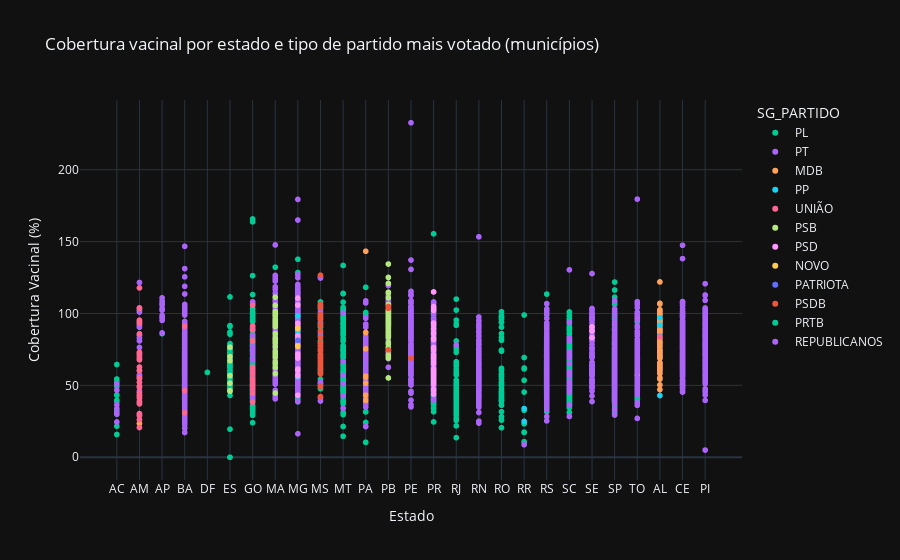

Notebook code for this chart:
### Code cell
fig = px.scatter(
    df,
    x='UF',
    y='COBERTURA_VACINAL',
    color='SG_PARTIDO',
    hover_data=['MUNICIPIO', 'SG_PARTIDO'],
    title='Cobertura vacinal por estado e tipo de partido mais votado (municípios)',
    labels={'COBERTURA_VACINAL': 'Cobertura Vacinal (%)', 'UF': 'Estado'},
    color_discrete_map={'Antivacina': 'red', 'Outros': 'green'}
)

fig.show()

### Figure 1 — Plotly figure (JSON) as saved in the notebook; plotly's stock layout.template omitted (floating-point values rounded to 4 significant figures; data arrays with more than 128 entries replaced by an {"elided": "..."} marker saying what was removed)
{"data": [{"customdata": {"elided": "2265x2 str values"}, "hovertemplate": "SG_PARTIDO=%{customdata[1]}<br>Estado=%{x}<br>Cobertura Vacinal (%)=%{y}<br>MUNICIPIO=%{customdata[0]}<extra></extra>", "legendgroup": "PL", "marker": {"color": "#00cc96", "symbol": "circle"}, "mode": "markers", "name": "PL", "showlegend": true, "x": {"elided": "2265 str values"}, "xaxis": "x", "y": {"elided": "2265 float values"}, "yaxis": "y", "type": "scattergl"}, {"customdata": {"elided": "2808x2 str values"}, "hovertemplate": "SG_PARTIDO=%{customdata[1]}<br>Estado=%{x}<br>Cobertura Vacinal (%)=%{y}<br>MUNICIPIO=%{customdata[0]}<extra></extra>", "legendgroup": "PT", "marker": {"color": "#ab63fa", "symbol": "circle"}, "mode": "markers", "name": "PT", "showlegend": true, "x": {"elided": "2808 str values"}, "xaxis": "x", "y": {"elided": "2808 float values"}, "yaxis": "y", "type": "scattergl"}, {"customdata": {"elided": "102x2 str values"}, "hovertemplate": "SG_PARTIDO=%{customdata[1]}<br>Estado=%{x}<br>Cobertura Vacinal (%)=%{y}<br>MUNICIPIO=%{customdata[0]}<extra></extra>", "legendgroup": "MDB", "marker": {"color": "#FFA15A", "symbol": "circle"}, "mode": "markers", "name": "MDB", "showlegend": true, "x": ["AL", "AL", "AL", "AL", "AL", "AL", "AL", "AL", "AL", "AL", "AL", "AL", "AL", "AL", "AL", "AL", "AL", "AL", "AL", "AL", "AL", "AL", "AL", "AL", "AL", "AL", "AL", "AL", "AL", "AL", "AL", "AL", "AL", "AL", "AL", "AL", "AL", "AL", "AL", "AL", "AL", "AL", "AL", "AL", "AL", "AL", "AL", "AL", "AL", "AL", "AL", "AL", "AL", "AL", "AL", "AL", "AL", "AL", "AL", "AL", "AL", "AL", "AL", "AL", "AL", "AL", "AL", "AL", "AL", "AL", "AL", "AL", "AL", "AL", "AL", "AL", "AL", "AL", "AL", "AL", "AL", "AL", "AL", "AL", "AL", "AL", "AL", "AL", "AL", "AL", "AL", "AM", "AM", "PA", "PA", "PA", "PA", "PA", "PA", "PA", "PA", "PA"], "xaxis": "x", "y": [121.9, 107.0, 106.5, 102.6, 101.8, 101.8, 100.9, 99.84, 99.64, 98.92, 98.58, 96.54, 96.22, 96.05, 95.55, 95.34, 95.13, 94.94, 94.81, 94.37, 93.64, 93.6, 92.93, 92.28, 91.44, 89.64, 89.58, 88.97, 88.47, 88.15, 87.61, 87.01, 86.55, 86.4, 84.24, 83.13, 82.62, 80.93, 80.09, 79.86, 79.85, 79.69, 79.5, 78.53, 77.64, 77.04, 76.46, 74.83, 74.76, 74.48, 74.37, 73.89, 73.45, 73.17, 72.96, 72.84, 72.21, 71.81, 71.25, 70.88, 70.85, 70.71, 70.42, 70.05, 69.87, 69.42, 69.09, 69.06, 68.79, 65.81, 65.54, 65.54, 64.84, 64.59, 64.28, 63.35, 62.78, 62.77, 62.47, 62.39, 61.63, 61.36, 60.63, 60.34, 59.24, 58.16, 55.33, 54.65, 54.36, 50.33, 47.07, 60.37, 23.48, 143.3, 86.83, 86.68, 75.43, 56.39, 55.68, 51.48, 43.21, 39.53], "yaxis": "y", "type": "scattergl"}, {"customdata": [["TEOTÔNIO VILELA", "PP"], ["CAMPO ALEGRE", "PP"], ["BARRA DE SÃO MIGUEL", "PP"], ["FLEXEIRAS", "PP"], ["SIMÃO PEREIRA", "PP"], ["CACHOEIRA DOURADA", "PP"], ["BOCAINA DE MINAS", "PP"], ["SÃO JOÃO DA BALIZA", "PP"], ["IRACEMA", "PP"]], "hovertemplate": "SG_PARTIDO=%{customdata[1]}<br>Estado=%{x}<br>Cobertura Vacinal (%)=%{y}<br>MUNICIPIO=%{customdata[0]}<extra></extra>", "legendgroup": "PP", "marker": {"color": "#19d3f3", "symbol": "circle"}, "mode": "markers", "name": "PP", "showlegend": true, "x": ["AL", "AL", "AL", "AL", "MG", "MG", "MG", "RR", "RR"], "xaxis": "x", "y": [97.04, 91.93, 84.58, 42.94, 98.31, 87.97, 55.9, 33.87, 24.93], "yaxis": "y", "type": "scattergl"}, {"customdata": [["PAULO JACINTO", "UNIÃO"], ["HUMAITÁ", "UNIÃO"], ["MANICORÉ", "UNIÃO"], ["TEFÉ", "UNIÃO"], ["URUCARÁ", "UNIÃO"], ["BERURI", "UNIÃO"], ["BOA VISTA DO RAMOS", "UNIÃO"], ["EIRUNEPÉ", "UNIÃO"], ["SANTA ISABEL DO RIO NEGRO", "UNIÃO"], ["AMATURÁ", "UNIÃO"], ["CODAJÁS", "UNIÃO"], ["TABATINGA", "UNIÃO"], ["AUTAZES", "UNIÃO"], ["COARI", "UNIÃO"], ["ITAPIRANGA", "UNIÃO"], ["ANAMÃ", "UNIÃO"], ["NOVO AIRÃO", "UNIÃO"], ["JAPURÁ", "UNIÃO"], ["APUÍ", "UNIÃO"], ["SÃO SEBASTIÃO DO UATUMÃ", "UNIÃO"], ["CAAPIRANGA", "UNIÃO"], ["CAREIRO DA VÁRZEA", "UNIÃO"], ["JURUÁ", "UNIÃO"], ["CANUTAMA", "UNIÃO"], ["RIO PRETO DA EVA", "UNIÃO"], ["PRESIDENTE FIGUEIREDO", "UNIÃO"], ["MARAÃ", "UNIÃO"], ["BORBA", "UNIÃO"], ["PAUINI", "UNIÃO"], ["ENVIRA", "UNIÃO"], ["GUAJARÁ", "UNIÃO"], ["BARCELOS", "UNIÃO"], ["BOCA DO ACRE", "UNIÃO"], ["MANAQUIRI", "UNIÃO"], ["TAPAUÁ", "UNIÃO"], ["ITATIM", "UNIÃO"], ["BUERAREMA", "UNIÃO"], ["NOVA VIÇOSA", "UNIÃO"], ["CAMPOS VERDES", "UNIÃO"], ["GUARINOS", "UNIÃO"], ["NOVA AMÉRICA", "UNIÃO"], ["DAMOLÂNDIA", "UNIÃO"], ["PILAR DE GOIÁS", "UNIÃO"], ["UIRAPURU", "UNIÃO"], ["MARZAGÃO", "UNIÃO"], ["AMERICANO DO BRASIL", "UNIÃO"], ["BONÓPOLIS", "UNIÃO"], ["ÁGUA LIMPA", "UNIÃO"], ["GUARANI DE GOIÁS", "UNIÃO"], ["HIDROLINA", "UNIÃO"], ["SANTA ISABEL", "UNIÃO"], ["SÃO LUIZ DO NORTE", "UNIÃO"], ["CRIXÁS", "UNIÃO"], ["CABECEIRAS", "UNIÃO"], ["VILA PROPÍCIO", "UNIÃO"], ["ISRAELÂNDIA", "UNIÃO"], ["BARRO ALTO", "UNIÃO"], ["ARUANÃ", "UNIÃO"], ["CURRAL VELHO", "UNIÃO"], ["SÃO JOSÉ DO SABUGI", "UNIÃO"], ["ANGICO", "UNIÃO"], ["TALISMÃ", "UNIÃO"], ["ITAPORÃ DO TOCANTINS", "UNIÃO"]], "hovertemplate": "SG_PARTIDO=%{customdata[1]}<br>Estado=%{x}<br>Cobertura Vacinal (%)=%{y}<br>MUNICIPIO=%{customdata[0]}<extra></extra>", "legendgroup": "UNIÃO", "marker": {"color": "#FF6692", "symbol": "circle"}, "mode": "markers", "name": "UNIÃO", "showlegend": true, "x": ["AL", "AM", "AM", "AM", "AM", "AM", "AM", "AM", "AM", "AM", "AM", "AM", "AM", "AM", "AM", "AM", "AM", "AM", "AM", "AM", "AM", "AM", "AM", "AM", "AM", "AM", "AM", "AM", "AM", "AM", "AM", "AM", "AM", "AM", "AM", "BA", "BA", "BA", "GO", "GO", "GO", "GO", "GO", "GO", "GO", "GO", "GO", "GO", "GO", "GO", "GO", "GO", "GO", "GO", "GO", "GO", "GO", "GO", "PB", "PB", "TO", "TO", "TO"], "xaxis": "x", "y": [83.75, 117.8, 103.8, 103.6, 95.35, 93.51, 93.38, 93.12, 85.84, 73.0, 71.61, 70.18, 68.68, 67.73, 62.77, 60.21, 55.41, 54.83, 54.83, 52.17, 49.52, 49.26, 48.61, 44.86, 43.18, 43.08, 42.5, 41.05, 38.84, 38.17, 37.14, 30.4, 28.97, 26.1, 20.67, 91.19, 46.33, 30.93, 105.7, 91.38, 88.62, 81.23, 80.84, 62.59, 61.5, 58.79, 58.29, 54.93, 54.67, 53.66, 53.34, 52.44, 50.66, 50.37, 49.22, 47.44, 44.47, 38.36, 95.05, 92.03, 97.71, 97.32, 60.78], "yaxis": "y", "type": "scattergl"}, {"customdata": {"elided": "126x2 str values"}, "hovertemplate": "SG_PARTIDO=%{customdata[1]}<br>Estado=%{x}<br>Cobertura Vacinal (%)=%{y}<br>MUNICIPIO=%{customdata[0]}<extra></extra>", "legendgroup": "PSB", "marker": {"color": "#B6E880", "symbol": "circle"}, "mode": "markers", "name": "PSB", "showlegend": true, "x": ["ES", "ES", "ES", "ES", "ES", "ES", "ES", "MA", "MA", "MA", "MA", "MA", "MA", "MA", "MA", "MA", "MA", "MA", "MA", "MA", "MA", "MA", "MA", "MA", "MA", "MA", "MA", "MA", "MA", "MA", "MA", "MA", "MA", "MA", "MA", "MA", "MA", "MA", "MA", "MA", "MA", "MA", "MA", "MA", "PB", "PB", "PB", "PB", "PB", "PB", "PB", "PB", "PB", "PB", "PB", "PB", "PB", "PB", "PB", "PB", "PB", "PB", "PB", "PB", "PB", "PB", "PB", "PB", "PB", "PB", "PB", "PB", "PB", "PB", "PB", "PB", "PB", "PB", "PB", "PB", "PB", "PB", "PB", "PB", "PB", "PB", "PB", "PB", "PB", "PB", "PB", "PB", "PB", "PB", "PB", "PB", "PB", "PB", "PB", "PB", "PB", "PB", "PB", "PB", "PB", "PB", "PB", "PB", "PB", "PB", "PB", "PB", "PB", "PB", "PB", "PB", "PB", "PB", "PB", "PB", "PB", "PB", "PB", "PB", "PB", "PB"], "xaxis": "x", "y": [76.56, 69.94, 67.15, 56.76, 51.44, 46.25, 45.93, 111.4, 105.7, 101.3, 101.0, 100.9, 100.6, 100.5, 99.95, 99.72, 99.11, 98.66, 98.65, 98.25, 95.79, 95.09, 95.05, 94.84, 93.57, 92.71, 91.97, 90.85, 86.02, 85.84, 82.89, 82.06, 80.17, 79.54, 76.97, 73.53, 72.55, 71.91, 69.81, 66.3, 65.25, 62.33, 58.11, 44.66, 134.4, 125.1, 120.9, 114.7, 114.3, 110.9, 106.2, 105.8, 105.5, 105.4, 104.9, 103.6, 102.6, 102.5, 102.3, 102.2, 101.8, 101.4, 101.4, 101.4, 101.2, 101.0, 100.9, 100.8, 100.5, 100.3, 100.2, 99.76, 99.43, 99.2, 98.85, 98.72, 98.7, 98.65, 98.54, 97.98, 97.9, 97.84, 97.73, 97.64, 97.35, 97.01, 96.87, 96.72, 96.71, 96.4, 95.43, 95.32, 94.44, 94.39, 94.33, 94.24, 94.14, 93.91, 93.69, 93.67, 92.89, 92.82, 92.72, 92.54, 92.52, 92.27, 92.25, 92.03, 91.8, 91.6, 90.6, 88.89, 87.16, 86.61, 85.0, 84.7, 83.57, 79.88, 78.8, 76.43, 75.04, 74.24, 74.23, 70.9, 69.01, 55.18], "yaxis": "y", "type": "scattergl"}, {"customdata": [["AIURUOCA", "PSD"], ["NATÉRCIA", "PSD"], ["BALDIM", "PSD"], ["FARIA LEMOS", "PSD"], ["MARMELÓPOLIS", "PSD"], ["SANTANA DE PIRAPAMA", "PSD"], ["MERCÊS", "PSD"], ["SÃO SEBASTIÃO DO RIO PRETO", "PSD"], ["ANTÔNIO PRADO DE MINAS", "PSD"], ["PATROCÍNIO DO MURIAÉ", "PSD"], ["JOAQUIM FELÍCIO", "PSD"], ["IBITURUNA", "PSD"], ["BARÃO DE MONTE ALTO", "PSD"], ["TRÊS PONTAS", "PSD"], ["CANA VERDE", "PSD"], ["EUGENÓPOLIS", "PSD"], ["BURITIZEIRO", "PSD"], ["MATIPÓ", "PSD"], ["KALORÉ", "PSD"], ["QUATIGUÁ", "PSD"], ["JABOTI", "PSD"], ["PITANGUEIRAS", "PSD"], ["CORUMBATAÍ DO SUL", "PSD"], ["MARUMBI", "PSD"], ["RIO BOM", "PSD"], ["SANTA CECÍLIA DO PAVÃO", "PSD"], ["GUAPIRAMA", "PSD"], ["SÃO JOSÉ DA BOA VISTA", "PSD"], ["RIO BRANCO DO IVAÍ", "PSD"], ["ROSÁRIO DO IVAÍ", "PSD"], ["LUNARDELLI", "PSD"], ["RIO AZUL", "PSD"], ["SANTO ANTÔNIO DO PARAÍSO", "PSD"], ["PRADO FERREIRA", "PSD"], ["ARIRANHA DO IVAÍ", "PSD"], ["CURIÚVA", "PSD"], ["MUNHOZ DE MELO", "PSD"], ["LIDIANÓPOLIS", "PSD"], ["SENGÉS", "PSD"], ["LOBATO", "PSD"], ["CRUZ MACHADO", "PSD"], ["NOVA AMÉRICA DA COLINA", "PSD"], ["MIRASELVA", "PSD"], ["SAPOPEMA", "PSD"], ["MARIA HELENA", "PSD"], ["CASTRO", "PSD"], ["JOAQUIM TÁVORA", "PSD"], ["MARILÂNDIA DO SUL", "PSD"], ["SÃO SEBASTIÃO DA AMOREIRA", "PSD"], ["RESERVA", "PSD"], ["SERTANEJA", "PSD"], ["FAROL", "PSD"], ["SÃO PEDRO DO IVAÍ", "PSD"], ["LEÓPOLIS", "PSD"], ["GUARACI", "PSD"], ["TEIXEIRA SOARES", "PSD"], ["SANTA AMÉLIA", "PSD"], ["SANTA INÊS", "PSD"], ["ITAGUAJÉ", "PSD"], ["SANTANA DO SÃO FRANCISCO", "PSD"], ["CUMBE", "PSD"], ["TELHA", "PSD"], ["GOIANORTE", "PSD"]], "hovertemplate": "SG_PARTIDO=%{customdata[1]}<br>Estado=%{x}<br>Cobertura Vacinal (%)=%{y}<br>MUNICIPIO=%{customdata[0]}<extra></extra>", "legendgroup": "PSD", "marker": {"color": "#FF97FF", "symbol": "circle"}, "mode": "markers", "name": "PSD", "showlegend": true, "x": ["MG", "MG", "MG", "MG", "MG", "MG", "MG", "MG", "MG", "MG", "MG", "MG", "MG", "MG", "MG", "MG", "MG", "MG", "PR", "PR", "PR", "PR", "PR", "PR", "PR", "PR", "PR", "PR", "PR", "PR", "PR", "PR", "PR", "PR", "PR", "PR", "PR", "PR", "PR", "PR", "PR", "PR", "PR", "PR", "PR", "PR", "PR", "PR", "PR", "PR", "PR", "PR", "PR", "PR", "PR", "PR", "PR", "PR", "PR", "SE", "SE", "SE", "TO"], "xaxis": "x", "y": [110.7, 105.9, 93.13, 90.53, 90.2, 84.49, 82.31, 82.09, 81.33, 78.05, 71.8, 70.84, 68.98, 61.33, 60.5, 57.03, 56.58, 43.14, 115.0, 104.9, 103.3, 102.1, 93.33, 93.25, 91.88, 89.34, 86.38, 85.96, 82.76, 82.53, 81.74, 76.36, 74.55, 71.39, 70.57, 69.73, 69.33, 69.14, 68.68, 66.53, 65.12, 61.54, 61.32, 60.95, 60.82, 59.97, 59.85, 58.89, 58.43, 57.91, 57.63, 56.2, 54.35, 52.53, 50.94, 50.86, 47.24, 46.42, 43.9, 90.7, 87.8, 83.24, 56.71], "yaxis": "y", "type": "scattergl"}, {"customdata": [["SANTA RITA DE CALDAS", "NOVO"], ["SÃO JOSÉ DO DIVINO", "NOVO"]], "hovertemplate": "SG_PARTIDO=%{customdata[1]}<br>Estado=%{x}<br>Cobertura Vacinal (%)=%{y}<br>MUNICIPIO=%{customdata[0]}<extra></extra>", "legendgroup": "NOVO", "marker": {"color": "#FECB52", "symbol": "circle"}, "mode": "markers", "name": "NOVO", "showlegend": true, "x": ["MG", "MG"], "xaxis": "x", "y": [89.53, 77.08], "yaxis": "y", "type": "scattergl"}, {"customdata": [["PASSA VINTE", "PATRIOTA"]], "hovertemplate": "SG_PARTIDO=%{customdata[1]}<br>Estado=%{x}<br>Cobertura Vacinal (%)=%{y}<br>MUNICIPIO=%{customdata[0]}<extra></extra>", "legendgroup": "PATRIOTA", "marker": {"color": "#636efa", "symbol": "circle"}, "mode": "markers", "name": "PATRIOTA", "showlegend": true, "x": ["MG"], "xaxis": "x", "y": [81.33], "yaxis": "y", "type": "scattergl"}, {"customdata": [["ELDORADO", "PSDB"], ["DEODÁPOLIS", "PSDB"], ["SETE QUEDAS", "PSDB"], ["ITAQUIRAÍ", "PSDB"], ["SANTA RITA DO PARDO", "PSDB"], ["VICENTINA", "PSDB"], ["ANAURILÂNDIA", "PSDB"], ["NOVO HORIZONTE DO SUL", "PSDB"], ["CORONEL SAPUCAIA", "PSDB"], ["ROCHEDO", "PSDB"], ["INOCÊNCIA", "PSDB"], ["JATEÍ", "PSDB"], ["ARAL MOREIRA", "PSDB"], ["BONITO", "PSDB"], ["FIGUEIRÃO", "PSDB"], ["BELA VISTA", "PSDB"], ["ÁGUA CLARA", "PSDB"], ["ANGÉLICA", "PSDB"], ["COSTA RICA", "PSDB"], ["BATAYPORÃ", "PSDB"], ["IGUATEMI", "PSDB"], ["BRASILÂNDIA", "PSDB"], ["TAQUARUSSU", "PSDB"], ["CARACOL", "PSDB"], ["PARAÍSO DAS ÁGUAS", "PSDB"], ["NIOAQUE", "PSDB"], ["CORGUINHO", "PSDB"], ["JAPORÃ", "PSDB"], ["RIO NEGRO", "PSDB"], ["ALCINÓPOLIS", "PSDB"], ["BATAGUASSU", "PSDB"], ["CAARAPÓ", "PSDB"], ["FÁTIMA DO SUL", "PSDB"], ["NOVA ALVORADA DO SUL", "PSDB"], ["DOURADINA", "PSDB"], ["TERENOS", "PSDB"], ["LAGOA SECA", "PSDB"], ["SÃO MIGUEL DE TAIPU", "PSDB"], ["NATUBA", "PSDB"], ["CANHOTINHO", "PSDB"]], "hovertemplate": "SG_PARTIDO=%{customdata[1]}<br>Estado=%{x}<br>Cobertura Vacinal (%)=%{y}<br>MUNICIPIO=%{customdata[0]}<extra></extra>", "legendgroup": "PSDB", "marker": {"color": "#EF553B", "symbol": "circle"}, "mode": "markers", "name": "PSDB", "showlegend": true, "x": ["MS", "MS", "MS", "MS", "MS", "MS", "MS", "MS", "MS", "MS", "MS", "MS", "MS", "MS", "MS", "MS", "MS", "MS", "MS", "MS", "MS", "MS", "MS", "MS", "MS", "MS", "MS", "MS", "MS", "MS", "MS", "MS", "MS", "MS", "MS", "MS", "PB", "PB", "PB", "PE"], "xaxis": "x", "y": [126.6, 106.3, 104.1, 99.25, 98.75, 97.39, 97.03, 95.94, 92.18, 92.09, 91.99, 88.0, 83.47, 79.78, 79.47, 77.83, 77.51, 75.55, 73.81, 71.59, 71.09, 70.37, 69.63, 69.04, 67.45, 65.99, 65.69, 64.14, 62.59, 62.07, 61.45, 59.38, 57.9, 49.25, 49.08, 42.21, 104.8, 103.6, 74.72, 69.01], "yaxis": "y", "type": "scattergl"}, {"customdata": [["ORIXIMINÁ", "PRTB"]], "hovertemplate": "SG_PARTIDO=%{customdata[1]}<br>Estado=%{x}<br>Cobertura Vacinal (%)=%{y}<br>MUNICIPIO=%{customdata[0]}<extra></extra>", "legendgroup": "PRTB", "marker": {"color": "#00cc96", "symbol": "circle"}, "mode": "markers", "name": "PRTB", "showlegend": true, "x": ["PA"], "xaxis": "x", "y": [100.7], "yaxis": "y", "type": "scattergl"}, {"customdata": [["CRIXÁS DO TOCANTINS", "REPUBLICANOS"], ["SÃO FÉLIX DO TOCANTINS", "REPUBLICANOS"], ["JUARINA", "REPUBLICANOS"], ["SANTA TEREZA DO TOCANTINS", "REPUBLICANOS"], ["PIUM", "REPUBLICANOS"], ["BREJINHO DE NAZARÉ", "REPUBLICANOS"], ["SUCUPIRA", "REPUBLICANOS"], ["APARECIDA DO RIO NEGRO", "REPUBLICANOS"], ["ITAPIRATINS", "REPUBLICANOS"], ["TUPIRAMA", "REPUBLICANOS"], ["PONTE ALTA DO BOM JESUS", "REPUBLICANOS"], ["SANTA MARIA DO TOCANTINS", "REPUBLICANOS"], ["TAIPAS DO TOCANTINS", "REPUBLICANOS"], ["BOM JESUS DO TOCANTINS", "REPUBLICANOS"], ["TUPIRATINS", "REPUBLICANOS"], ["PEDRO AFONSO", "REPUBLICANOS"], ["ITACAJÁ", "REPUBLICANOS"], ["BARRA DO OURO", "REPUBLICANOS"], ["LAGOA DA CONFUSÃO", "REPUBLICANOS"], ["ALMAS", "REPUBLICANOS"], ["MARIANÓPOLIS DO TOCANTINS", "REPUBLICANOS"], ["FILADÉLFIA", "REPUBLICANOS"]], "hovertemplate": "SG_PARTIDO=%{customdata[1]}<br>Estado=%{x}<br>Cobertura Vacinal (%)=%{y}<br>MUNICIPIO=%{customdata[0]}<extra></extra>", "legendgroup": "REPUBLICANOS", "marker": {"color": "#ab63fa", "symbol": "circle"}, "mode": "markers", "name": "REPUBLICANOS", "showlegend": true, "x": ["TO", "TO", "TO", "TO", "TO", "TO", "TO", "TO", "TO", "TO", "TO", "TO", "TO", "TO", "TO", "TO", "TO", "TO", "TO", "TO", "TO", "TO"], "xaxis": "x", "y": [98.76, 95.65, 95.31, 90.33, 87.67, 81.33, 78.29, 78.08, 77.39, 67.44, 65.91, 64.0, 61.8, 61.65, 61.04, 58.9, 55.66, 53.83, 48.53, 48.23, 46.98, 46.39], "yaxis": "y", "type": "scattergl"}], "layout": {"xaxis": {"anchor": "y", "domain": [0.0, 1.0], "title": {"text": "Estado"}}, "yaxis": {"anchor": "x", "domain": [0.0, 1.0], "title": {"text": "Cobertura Vacinal (%)"}}, "legend": {"title": {"text": "SG_PARTIDO"}, "tracegroupgap": 0}, "title": {"text": "Cobertura vacinal por estado e tipo de partido mais votado (municípios)"}}}
